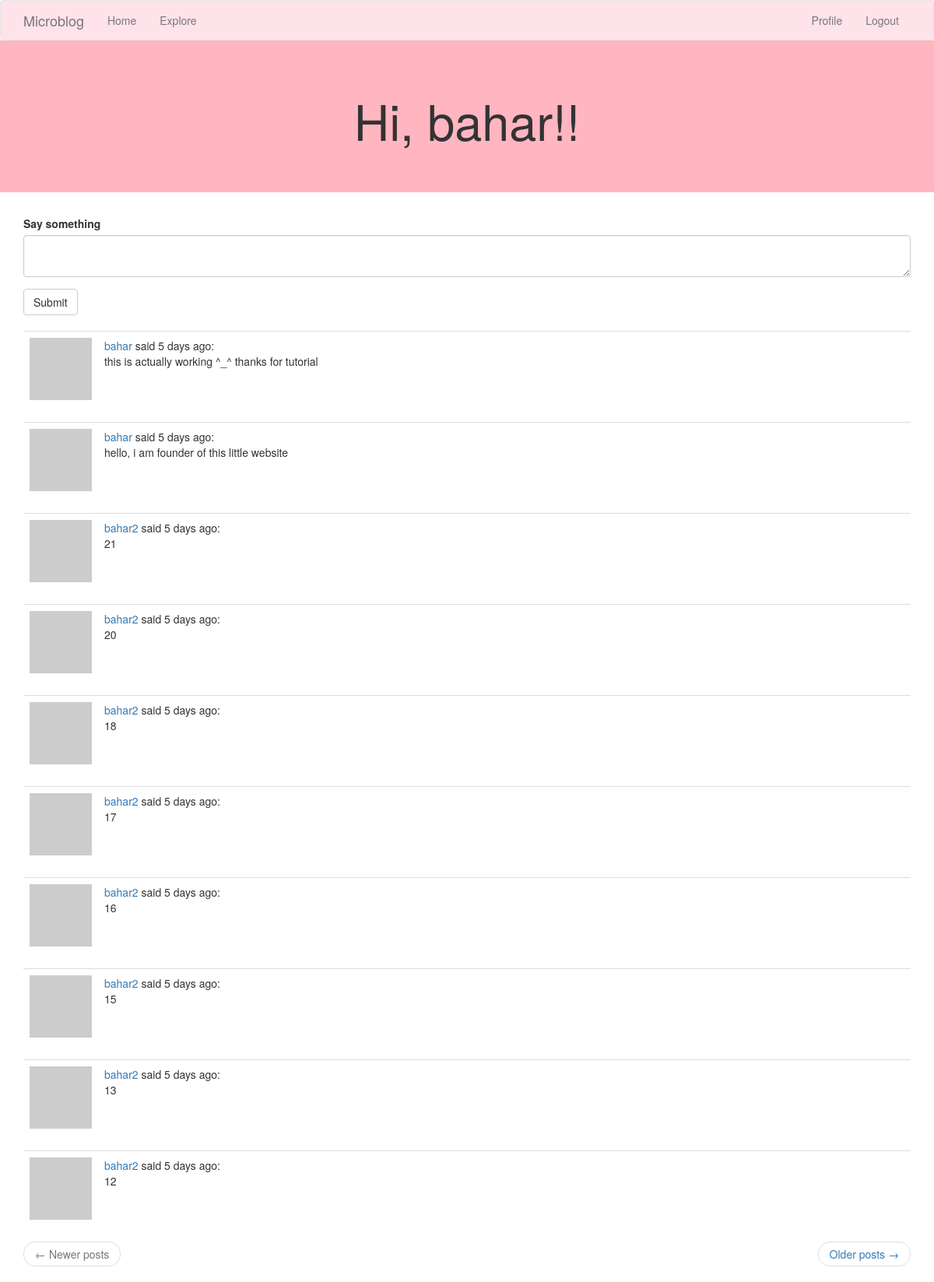
The page /index (signed in) on the database as committed earlier.
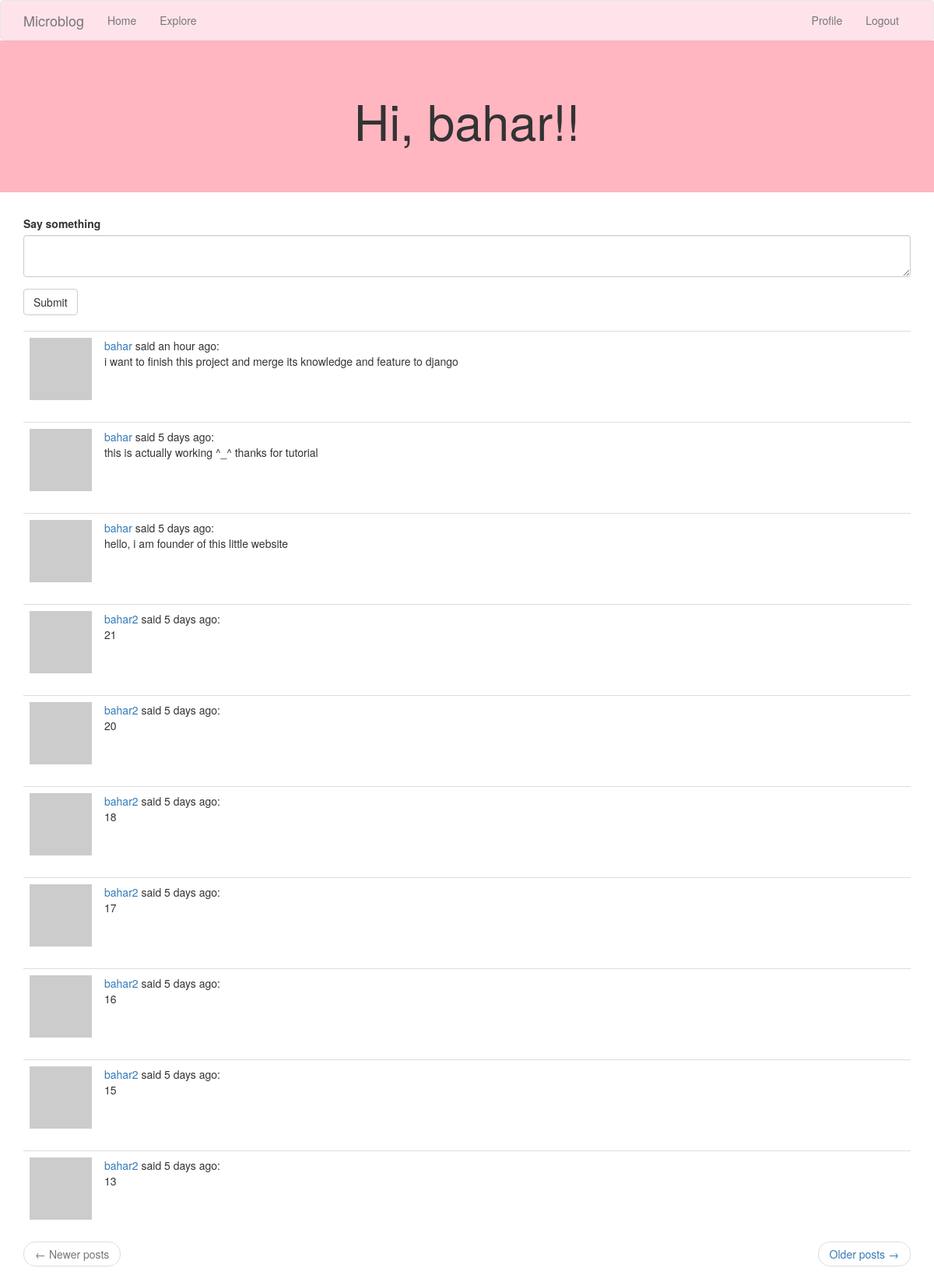
The same page on the database as committed later.
### app/models.py (models this page shows, shortened)
class Post(db.Model):
    id = db.Column(db.Integer, primary_key=True)
    body = db.Column(db.String(140))
    timestamp = db.Column(db.DateTime, index=True, default=datetime.utcnow)
    user_id = db.Column(db.Integer, db.ForeignKey('user.id'))
    language = db.Column(db.String(5))

### app/main/routes.py (the view, shortened to what this page needs)
@bp.route('/', methods=['GET', 'POST'])
@bp.route('/index', methods=['GET', 'POST'])
@login_required
def index():
    form = PostForm()
    page = request.args.get('page', 1, type=int)
    posts = current_user.followed_posts().paginate(
        page, current_app.config['POSTS_PER_PAGE'], False)
    next_url = url_for('main.index', page=posts.next_num) \
        if posts.has_next else None
    prev_url = url_for('main.index', page=posts.prev_num) \
        if posts.has_prev else None
    return render_template('index.html', title=_('Home'), form=form,
                           posts=posts.items, next_url=next_url,
                           prev_url=prev_url)

### app/main/forms.py
class PostForm(FlaskForm):
    post = TextAreaField(_l('Say something'), validators=[
        DataRequired(), Length(min=1, max=140)])
    submit = SubmitField(_l('Submit'))

### app/main/routes.py (called while the page is built)
@bp.before_request
def before_request():
    if current_user.is_authenticated:
        current_user.last_seen = datetime.utcnow()
        db.session.commit()
    g.locale = str(get_locale())

### app/models.py (called while the page is built)
@login.user_loader
def load_user(id):
    return User.query.get(int(id))

    def avatar(self, size):
        digest = md5(self.email.lower().encode('utf-8')).hexdigest()
        return 'https://www.gravatar.com/avatar/{}?d=identicon&s={}'.format(
            digest, size)

    def followed_posts(self):
        followed=Post.query.join(
            followers, (followers.c.followed_id == Post.user_id)).filter(
                followers.c.follower_id == self.id)
        own = Post.query.filter_by(user_id=self.id)
        return followed.union(own).order_by(Post.timestamp.desc())

### app/templates/index.html
{% extends "base.html" %}
{% import 'bootstrap/wtf.html' as wtf %}
{% block app_content %}
    <div class="jumbotron text-center" style="background-color:#FFB6C1">
    <h1>{{ _('Hi, %(username)s!',  username=current_user.username) }}!</h1>
    </div>
    <div class="container" >
    {% if form %}
    {{ wtf.quick_form(form) }}
    <br>
    {% endif %}
    {% for post in posts %}
        {% include '_post.html' %}
    {% endfor %}
    <nav aria-label="...">
        <ul class="pager">
            <li class="previous{% if not prev_url %} disabled{% endif %}">
                <a href="{{ prev_url or '#' }}">
                    <span aria-hidden="true">&larr;</span> {{ _('Newer posts') }}
                </a>
            </li>
            <li class="next{% if not next_url %} disabled{% endif %}">
                <a href="{{ next_url or '#' }}">
                    {{ _('Older posts') }} <span aria-hidden="true">&rarr;</span>
                </a>
            </li>
        </ul>
    </nav>
</div>
{% endblock %}

### app/templates/_post.html (shortened to what this page needs)
    <table class="table table-hover">
        <tr>
            <td width="70px">
                <a href="{{ url_for('main.user', username=post.author.username) }}">
                    <img src="{{ post.author.avatar(70) }}" />
                </a>
            </td>
            <td>
               {{ _('%(username)s said %(when)s', username=user_link,  when=moment(post.timestamp).fromNow()) }}:
                <br>
                {{ post.body }}
            </td>
        </tr>
    </table>

Rows that differ between the two databases and show on the page:
no longer on this page (row unchanged): Post: body "12"
added Post: body "i want to finish this project and merge its knowledge and feature to django"
